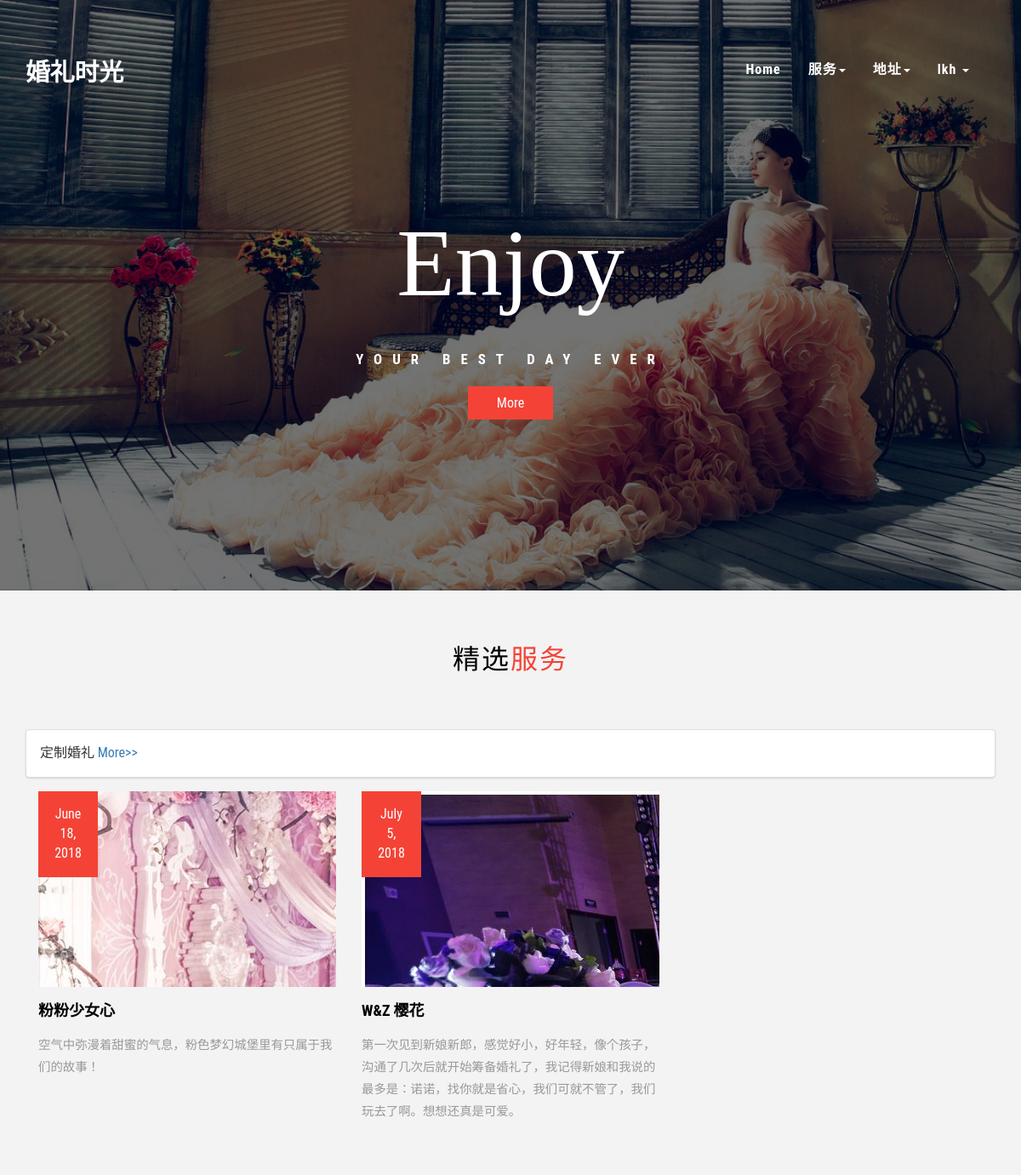
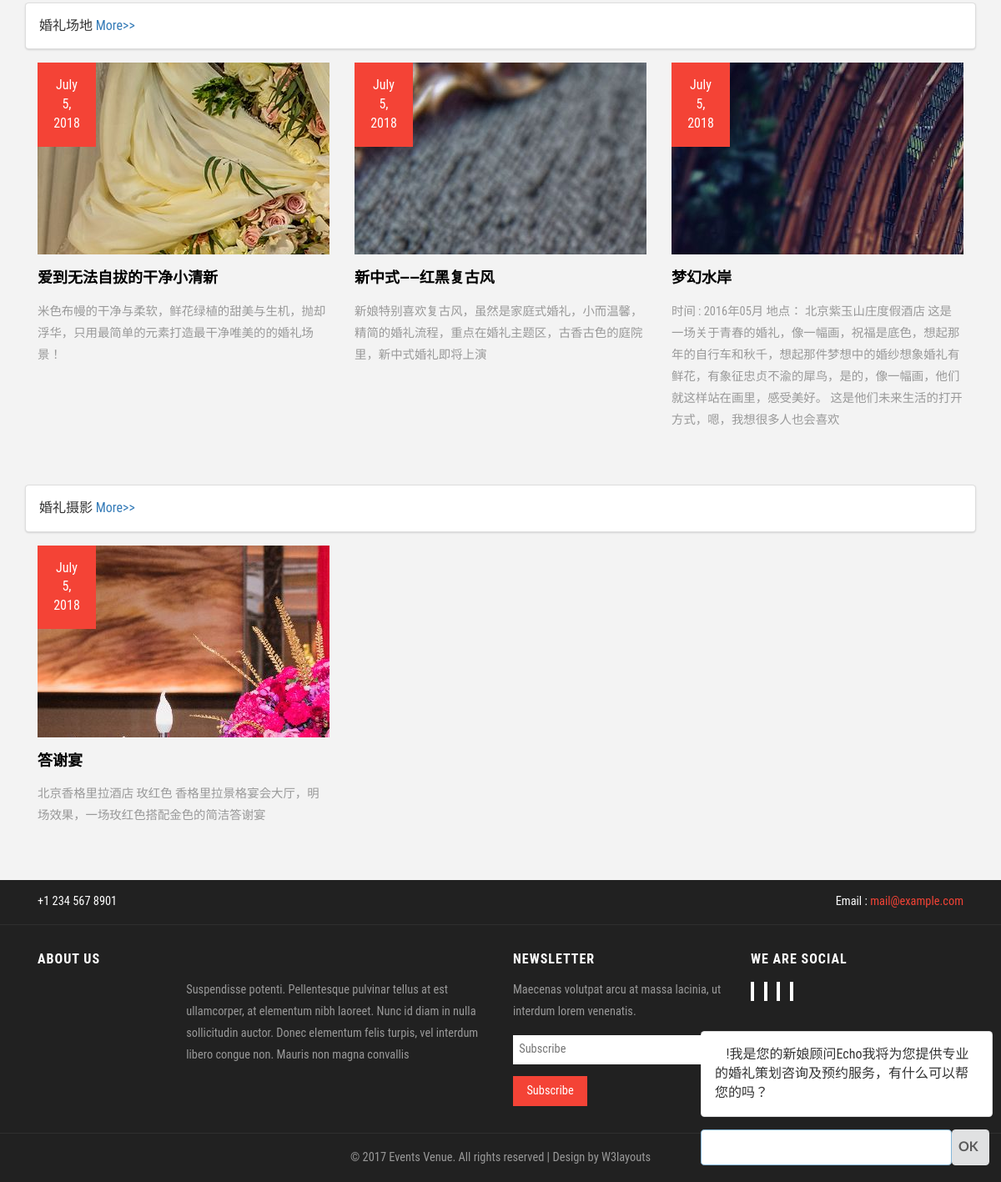
Page /index/ (signed in) on the committed database (2 pictures, top to bottom).
### Web/models.py (models this page shows)
class UserProfile(models.Model):#客户信息
    belong_to = models.OneToOneField(to=User)#名字密码等
    profile_image = models.FileField(upload_to='store/userimg',default='images/matt.jpg',null=True,blank=True)
    email = models.EmailField(null=True,blank = True)
    ident_name = models.CharField(max_length=12,default='',null=True,blank = True)
    sex_s = {
        ('man','man'),
        ('woman','woman'),
    }
    sex = models.CharField(choices = sex_s,default='man' ,max_length=5)
    location = models.ForeignKey(to=City,null=True,blank = True)
    ident_kind = models.ForeignKey(to=ident_Kind,default=1)
    phone = models.CharField(max_length=11,default='')
    is_ident = models.BooleanField(default=False)
    ident = models.CharField(max_length=18,null=True,blank = True)
    is_C_man = models.BooleanField(default=False)
    is_W_man = models.BooleanField(default=False)
    def __str__(self):
        return self.belong_to.username

class server_choices(models.Model):#检索用， 存服务类型（简写，完整描述）
    ser_name = models.CharField(max_length=5,default='NULL')
    ex_ser_name = models.CharField(max_length=15,default="expand_server'name")
    def __str__(self):
        return str(self.id) + self.ex_ser_name

class C_S(models.Model):#存服务
    belong = models.ForeignKey(to=Company)#所属公司
    topic = models.CharField(max_length=30 , default='unnamed_S|C')#主题
    public_like = models.PositiveIntegerField(default=0)#喜好程度
    icon = models.ImageField(upload_to='store/icon')#图标
    introduction = models.TextField(max_length=255,default='null')#介绍
    index_flag = models.CharField(max_length=20,default='',null=True,blank = True)
    service_kind = models.ForeignKey(to=server_choices)#服务种类
    minprice = models.DecimalField(max_digits=8,decimal_places=2,default = 0,null=True,blank=True)#价格999999.99
    maxprice = models.DecimalField(max_digits=8,decimal_places=2,default = 0,null=True,blank=True)#价格999999.99
    detail = models.TextField(max_length=255,default='null',null=True,blank = True)#细节参数
    create_time = models.DateField(auto_now_add=True)#创建日期
    graph_count = models.IntegerField(default=0)#包含图片数
    writed_time = models.DateField(auto_now=True)#修改日期
    def __str__(self):
        return self.topic

### Web/views.py (the view)
# urls.py: url(r'^index/$',index),
def index(request):#用户的验证
    context={}
    if request.method =='GET':
        if isinstance(request.user,User):
            user = UserProfile.objects.get(belong_to = request.user)
        else:
            user = None
        cities = City.objects.all()
        ser_kind = server_choices.objects.all()
        k1 = server_choices.objects.get(ex_ser_name='定制婚礼')
        k2 = server_choices.objects.get(ex_ser_name='婚礼场地')
        k3 = server_choices.objects.get(ex_ser_name='婚礼摄影')
        kind1 = C_S.objects.filter(service_kind = k1).order_by('public_like')[:3]
        kind2= C_S.objects.filter(service_kind = k2).order_by('public_like')[:3]
        kind3 = C_S.objects.filter(service_kind = k3).order_by('public_like')[:3]
        context['User']=user
        context['city']=cities
        context['s_kind'] = ser_kind
        context['favor1'] = kind1
        context['k1'] = k1
        context['favor2'] = kind2
        context['k2'] = k2
        context['favor3'] = kind3
        context['k3'] = k3
        print(context)
        return render(request,'index.html',context=context)
    else:
        return redirect(to='/index/')

### Web/models.py (called while the page is built)
    def __str__(self):
        return str(self.id) + self.city_name

### Web/templates/index.html (shortened to what this page needs)
<!DOCTYPE html>
{% load staticfiles %}
<html lang="en">
<head>
<link rel="stylesheet" href="{% static '/css/semantic.css' %}" media="screen" title="no title" charset="utf-8">
<link href="{% static '/css/bootstrap.css' %}" rel="stylesheet" type="text/css" media="all" />
<link rel="stylesheet" href="{% static '/css/style.css' %}" type="text/css" media="all" />
</head>
<body>
	<div class="banner">
		{% include "header.html" %}
		<div class="w3layouts-banner-slider">
			<div class="container">
				<div class="slider">
					<div class="callbacks_container">
						<div class="agileits-banner-info">
							<h3>Enjoy <span>your best day ever</span></h3>
							<div class="w3-button">
								<a href="../../server/0&0">More</a>
							</div>
						</div>
					</div>
				</div>
			</div>
		</div>
	</div>
	{% verbatim %}
	<div id = "tab">
		<div style="width: 350px !important; height: 100.531px !important;position: fixed;bottom:80px;right: 10px; margin-top: 15px;" >
			<div class="ui segment" v-show="modal.intro">
				<p>Hi!我是您的新娘顾问Echo我将为您提供专业的婚礼策划咨询及预约服务，有什么可以帮您的吗？</p>
			</div>
			<div class="ui input focus" style="width:350px;position:fixed;bottom:20px;">
				<input type="text" v-model="modal.userName" >
				<a class="ui button" v-on:click="showtab(modal.userName)" style="width:45px !important;padding-left: 8px;">OK</a>
			</div>
		</div>
	</div>
	{% endverbatim %}
	<div class="posts">
		<div class="container">
			<div class="w3-agileits-heading">
				<h3>精选<span>服务</span></h3>
			</div>
			<div class="posts-grids">
				<div class="ui segment ">
					<span class="left floated">{{k1.ex_ser_name}}</span>
					<span class="right floated"><a href="../../server/0&{{k1.id}}">More>></a></span>
				</div>
				{% for ser in favor1 %}
				<div class="col-md-4 w3-agile-post-grids">
					<div class="w3-agile-post-img" style="background-image:url({{ ser.icon.url }})">
						<a href="../../single/{{ser.id}}">
							<ul>
								<li>{{ser.create_time}}</li>
							</ul>
						</a>
					</div>
					<div class="w3-agile-post-info">
						<h4><a href="../../single/{{ser.id}}">{{ser.topic}}</a></h4>
						<p>{{ser.introduction}}</p>
					</div>
				</div>
				{% endfor %}
			</div>
			<div class="posts-grids">
				<div class="ui segment ">
					<span class="left floated">{{k2.ex_ser_name}}</span>
					<span class="right floated"><a href="../../server/0&{{k1.id}}">More>></a></span>
				</div>
				{% for ser in favor2 %}
				<div class="col-md-4 w3-agile-post-grids">
					<div class="w3-agile-post-img" style="background-image:url({{ ser.icon.url }})">
						<a href="../../single/{{ser.id}}">
							<ul>
								<li>{{ser.create_time}}</li>
							</ul>
						</a>
					</div>
					<div class="w3-agile-post-info">
						<h4><a href="../../single/{{ser.id}}">{{ser.topic}}</a></h4>
						<p>{{ser.introduction}}</p>
					</div>
				</div>
				{% endfor %}
			</div>
			<div class="posts-grids">
				<div class="ui segment ">
					<span class="left floated">{{k3.ex_ser_name}}</span>
					<span class="right floated"><a href="../../server/0&{{k1.id}}">More>></a></span>
				</div>
				{% for ser in favor3 %}
				<div class="col-md-4 w3-agile-post-grids">
					<div class="w3-agile-post-img" style="background-image:url({{ ser.icon.url }})">
						<a href="../../single/{{ser.id}}">
							<ul>
								<li>{{ser.create_time}}</li>
							</ul>
						</a>
					</div>
					<div class="w3-agile-post-info">
						<h4><a href="../../single/{{ser.id}}">{{ser.topic}}</a></h4>
						<p>{{ser.introduction}}</p>
					</div>
				</div>
				{% endfor %}
				<div class="clearfix"> </div>
			</div>
		</div>
	</div>
	<footer>
		{% include "footer.html" %}
	</footer>
</body>
</html>

### Web/templates/header.html (shortened to what this page needs)
{% load staticfiles %}
<link rel="stylesheet" href="{% static '/css/style.css' %}" type="text/css" media="all" />
    <div class="header">
        <div class="container">
            <div class="header-left">
                <div class="w3layouts-logo">
                    <h1>
                        <a href="../../index/"> 婚礼时光</a>
                    </h1>
                </div>
            </div>
            <div class="top-nav">
                <nav class="navbar navbar-default">
                    <div class="collapse navbar-collapse" id="bs-example-navbar-collapse-1">
                        <ul class="nav navbar-nav">
                            <li><a class="" href="../../index/">Home</a></li>
                            <li>
                                <a href="#" class="dropdown-toggle hvr-bounce-to-bottom" data-toggle="dropdown" role="button" aria-haspopup="true" aria-expanded="false">服务<span class="caret"></span></a>
                            </li>
                            <li class="">
                                <a href="#" class="dropdown-toggle hvr-bounce-to-bottom" data-toggle="dropdown" role="button" aria-haspopup="true" aria-expanded="false">地址<span class="caret"></span></a>
                            </li>
                            {% if User %}
                            <li>
                                <a href="#" class="dropdown-toggle hvr-bounce-to-bottom" data-toggle="dropdown" role="button" aria-haspopup="true" aria-expanded="false">
                                    <img class="" src="{{user.icon.url}}" alt="">{{User}}
                                    <span class="caret"></span></a>
                            </li>
                            {% else %}
                                <li class="ui right float"><a href="../../login/">login</a></li>
                            {% endif %}
                        </ul>
                        <div class="clearfix"> </div>
                    </div>
                </nav>
            </div>
            <div class="clearfix"></div>
        </div>
    </div>

### Web/static/css/style.css (style rules this page uses)
body a { transition: 0.5s all; -webkit-transition: 0.5s all; -o-transition: 0.5s all; -moz-transition: 0.5s all; -ms-transition: 0.5s all; }
html, body { font-size: 100%; font-family: 'Roboto Condensed', sans-serif; }
body { background:#FFFFFF; }
.banner { background: url(../images/1.jpg) no-repeat 0px 0px; background-size: cover; padding: 3em 0 4em; }
.header { padding: 1em 0; }
.header-left { float: left; }
.w3layouts-logo h1 { margin: 0; }
.w3layouts-logo h1 a { color: #fff; font-size: .8em; text-transform: uppercase; text-decoration: none; font-weight: 600; font-family: 'Roboto Condensed', sans-serif; }
.top-nav { margin: .5em 0 0 0; float: right; }
.top-nav ul { padding: 0; margin: 0; }
.top-nav ul li { display: inline-block; margin: 0 1em; float: left; }
ul.nav.navbar-nav { float: right; }
.navbar-default { background: none; border: none; margin: 0; }
.navbar { min-height: 0; }
.top-nav ul li a { color: #fff !important; font-size: 1em; margin: 0; text-decoration: none; padding: 0; font-weight: 600; font-family: 'Roboto Condensed', sans-serif; letter-spacing: 1px; }
.w3layouts-banner-slider { margin: 8em 0; }
.agileits-banner-info { text-align:center; }
.agileits-banner-info h3 { color: #FFFFFF; font-family: 'Pacifico', cursive; font-size: 7em; margin: 0; }
.agileits-banner-info h3 span { display: block; font-size: .15em !important; margin: 2.5em 0 1em 0; font-family: 'Roboto Condensed', sans-serif; text-transform: uppercase; letter-spacing: 12px; font-weight: 600; }
.w3-button { margin: 2em 0 1em 0; }
.w3-button a { color: #FFFFFF; font-size: 1em; text-decoration: none; padding: .5em 2em; background: #F44336; text-align: center; border: solid 2px #F44336; }
.callbacks_container { position: relative; float: left; width: 100%; }
.banner-bottom,.welcome,.services,.posts,.codes,.typography,.blog,.contact,.gallery,.different,.team_agile { padding:4em 0; }
.w3ls-welcome-right-info h2,.w3-agileits-heading h3 { color: #000000; font-size: 2em; margin: 0; font-weight: 100; font-family: 'Pacifico', cursive; letter-spacing: 2px; }
.w3ls-welcome-right-info h2 span,.w3-agileits-heading h3 span { color: #F44336; }
.w3-agileits-heading { text-align:center; }
.posts { background: #f3f3f3; box-shadow: 0 -1px 1px rgba(0,0,0,.12),0 1px 2px rgba(0,0,0,.24); }
.posts-grids { margin:4em 0 0 0; }
.w3-agile-post-img a { background-size: cover; min-height: 230px; display: block; text-decoration:none; }
.w3-agile-post-img a ul { margin: 0; background: #F44336; padding: 1em; width: 20%; text-align: center; }
.w3-agile-post-img a ul li { display:block; color: #FFFFFF; font-size: 1em; text-decoration: none; }
.w3-agile-post-info h4 { margin: 1em 0; }
.w3-agile-post-info h4 a { color: #000000; font-size: 1em; font-weight: 600; text-decoration:none; }
.w3-agile-post-info p { color: #999999; font-size: .9em; margin: 0; line-height: 1.8em; }
footer { background:#212121; }

### rows in the picture
UserProfile: belong_to.username "lkh"
server_choices: ex_ser_name "定制婚礼"
C_S: icon (picture), create_time "June 18, 2018", topic "粉粉少女心", introduction "空气中弥漫着甜蜜的气息，粉色梦幻城堡里有只属于我们的故事！"
C_S: icon (picture), create_time "July 5, 2018", topic "W&Z 樱花", introduction "第一次见到新娘新郎，感觉好小，好年轻，像个孩子，沟通了几次后就开始筹备婚礼了，我记得新娘和我说的最多是：诺诺，找你就是省心，我们可就不管了，我们玩去了啊。想想还真是可爱。"
server_choices: ex_ser_name "婚礼场地"
C_S: icon (picture), create_time "July 5, 2018", topic "爱到无法自拔的干净小清新", introduction "米色布幔的干净与柔软，鲜花绿植的甜美与生机，抛却浮华，只用最简单的元素打造最干净唯美的的婚礼场景！"
C_S: icon (picture), create_time "July 5, 2018", topic "新中式——红黑复古风", introduction "新娘特别喜欢复古风，虽然是家庭式婚礼，小而温馨，精简的婚礼流程，重点在婚礼主题区，古香古色的庭院里，新中式婚礼即将上演"
C_S: icon (picture), create_time "July 5, 2018", topic "梦幻水岸", introduction "时间 : 2016年05月 地点： 北京紫玉山庄度假酒店 这是一场关于青春的婚礼，像一幅画，祝福是底色，想起那年的自行车和秋千，想起那件梦想中的婚纱想象婚礼有鲜花，有象征忠贞不渝的犀鸟，是的，像一幅画，他们就这样站在画里，感受美好。 这是他们未来生活的打开方式，嗯，我想很多人也会喜欢"
server_choices: ex_ser_name "婚礼摄影"
C_S: icon (picture), create_time "July 5, 2018", topic "答谢宴", introduction "北京香格里拉酒店 玫红色 香格里拉景格宴会大厅，明场效果，一场玫红色搭配金色的简洁答谢宴"
